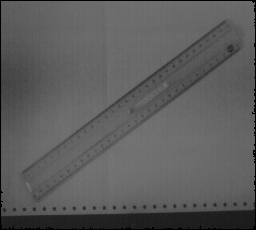
#> input picture PAID/taller_1/images/REGLE.png, 256 x 230 px
$ jupyter execute negativo.ipynb
#> lines starting #> are read from the running program, lines starting #| are printed output that depends on the picture
[cell 1]
import cv2
import numpy as np
import matplotlib.pyplot as plt

image_regle = cv2.imread("images/REGLE.png", cv2.IMREAD_GRAYSCALE)
#> image_regle is the input picture: shape (230, 256); min 0, max 118, mean 92

# Visualizar imagen (REGLE)
plt.imshow(image_regle, cmap="gray")
plt.show()

# Visualizar histograma (image_regle)
hist = cv2.calcHist([image_regle],[0],None,[256],[0,256])
#> hist = 256 values, max 2916 at index 106, min 0 at index 1, mean 230
plt.plot(hist)
plt.show()
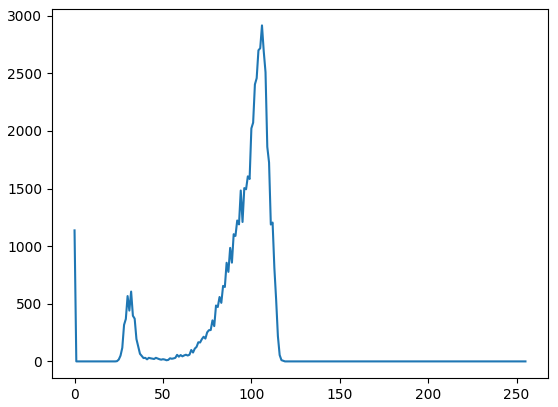
#> figure drawn by matplotlib, 1 panel; curve peaks at x = 106, y = 2916

[cell 2]
# Calcular negativo
M = image_regle.shape[0]
#> M = 230
N = image_regle.shape[1]
#> N = 256

print(image_regle.shape)
#| (230, 256)
print(M)
#| 230
print(N)
#| 256

image_neg = cv2.bitwise_not(image_regle)
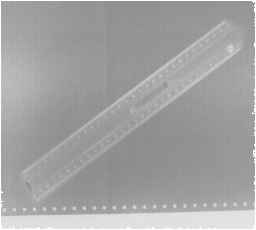
#> image_neg: shape (230, 256); min 137, max 255, mean 163

# Negativo de forma manual (esto es para nosotros para estudiar)
#for i in range(M):
#    for j in range(N):
#        image_regle[i, j] = 255 - image_regle[i, j]

# Visualizar imagen (REGLE)
plt.imshow(image_neg, cmap="gray")
plt.show()

# Visualizar histograma (image_neg)
hist = cv2.calcHist([image_neg],[0],None,[256],[0,256])
#> hist = 256 values, max 2916 at index 149, min 0 at index 0, mean 230
plt.plot(hist)
plt.show()
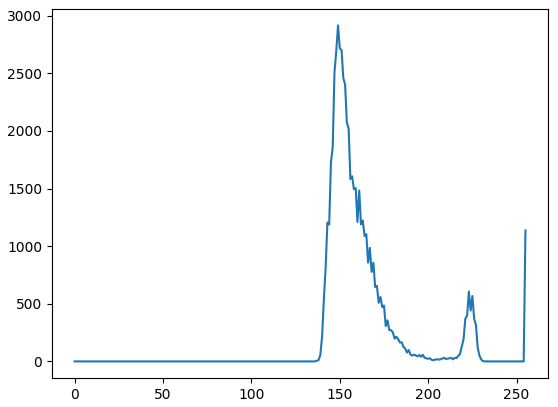
#> figure drawn by matplotlib, 1 panel; curve peaks at x = 149, y = 2916

[cell 3]
# Expansion del contraste (normalizar) del histograma

M = image_neg.shape[0]
N = image_neg.shape[1]

print(image_neg.shape)
#| (230, 256)
print(M)
#| 230
print(N)
#| 256


image_exp = cv2.normalize(
    image_neg,
    None,
    0,
    255,
    cv2.NORM_MINMAX
)
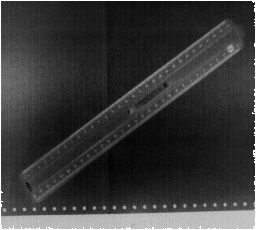
#> image_exp: shape (230, 256); min 0, max 255, mean 56.1


# [14 lines of commented-out code are left out]
plt.imshow(image_exp, cmap="gray")
plt.show()

# Visualizar histograma (image_exp)

hist = cv2.calcHist([image_exp],[0],None,[256],[0,256])
#> hist = 256 values, max 2916 at index 26, min 0 at index 1, mean 230
plt.plot(hist)
plt.show()
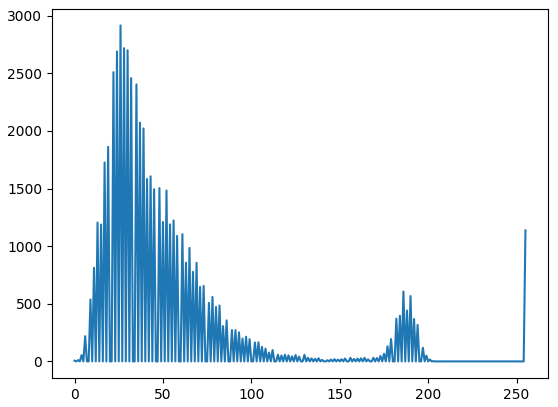
#> figure drawn by matplotlib, 1 panel; curve peaks at x = 26, y = 2916
